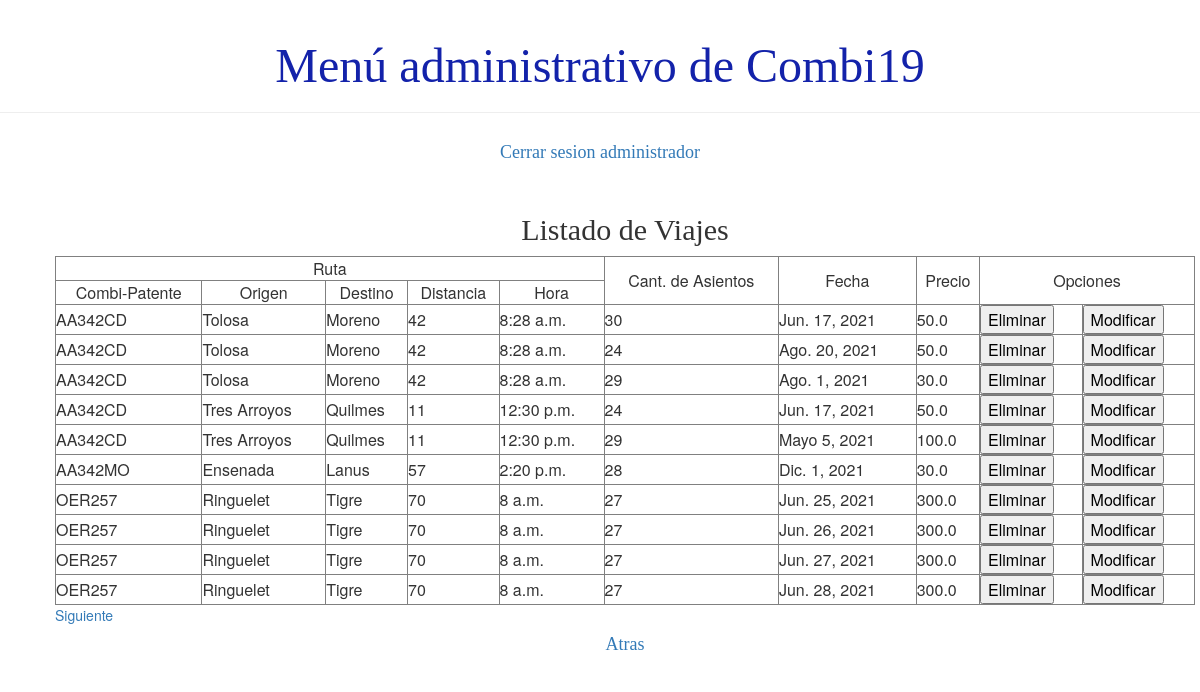
/usuario/listaViaje (signed in), run on the app's committed database.
### demo1/models.py (models this page shows, shortened)
class Combi(models.Model):
    TIPOS_COMBI = (
        ('C', 'Cama'),
        ('S', 'Semicama'),
    )
    chofer = models.ForeignKey(Chofer, on_delete=models.CASCADE)
    patente = models.CharField(max_length=10)
    tipo = models.CharField(max_length=1, choices=TIPOS_COMBI)
    modelo = models.CharField(max_length=40)
    asientos = models.IntegerField()
    activo = models.BooleanField(default=True)

class Lugar(models.Model):
    nombre_de_lugar = models.CharField(max_length=50)
    provincia = models.CharField(max_length=40)
    activo = models.BooleanField(default=True)

class Ruta(models.Model):
    combi = models.ForeignKey(Combi, on_delete=models.CASCADE)
    origen = models.ForeignKey(Lugar, on_delete=models.CASCADE, related_name='origen')
    destino = models.ForeignKey(Lugar, on_delete=models.CASCADE, related_name='destino')
    hora = models.TimeField()
    distancia = models.IntegerField()
    activo = models.BooleanField(default=True)

class Viaje(models.Model):
    TIPOS_ESTADOS = (
        ('PENDIENTE', 'PENDIENTE'),
        ('CANCELADO', 'CANCELADO'),
        ('ENCURSO', 'ENCURSO'),
        ('PASADO', 'PASADO'),)
    estado = models.CharField(max_length=9,default='PENDIENTE', choices=TIPOS_ESTADOS)
    ruta = models.ForeignKey(Ruta, on_delete=models.CASCADE)
    cantInsumos = models.ManyToManyField(CantInsumo,blank=True)
    fecha = models.DateField()
    precio = models.FloatField()
    asientos = models.IntegerField()
    activo = models.BooleanField(default=True)
    vendidos= models.IntegerField(default=0)

### demo1/views.py (the view)
# urls.py: path('usuario/listaViaje', views.listado_viaje ,name='listado_viaje'),
def listado_viaje(request):
    viajes=armarFilaViaje()
    page_obj,cantidad = listadoDePaginacion(viajes, request)
    return render(request, 'demo1/listados/listado_viaje.html', {'page_obj':page_obj, 'cantidad':cantidad})

### demo1/views.py (called while the page is built)
def listadoDePaginacion(lista, request):
    paginator= Paginator(lista, 10)
    cantidad=False if (paginator.count == 0) else True
    page_number = request.GET.get('page')
    return (paginator.get_page(page_number), cantidad)

def armarFilaViaje():
    lista=[]
    viajes=Viaje.objects.filter(activo=True).values()
    for v in viajes:
        r=Ruta.objects.filter(id=v['ruta_id']).values()
        combi=Combi.objects.filter(id=r[0]['combi_id']).values()
        o=Lugar.objects.filter(id=r[0]['origen_id']).values()
        d=Lugar.objects.filter(id=r[0]['destino_id']).values()
        dic={'patente':combi[0]['patente'], 'origen':o[0]['nombre_de_lugar'], 'destino':d[0]['nombre_de_lugar'],
            'hora': r[0]['hora'], 'distancia':r[0]['distancia'], 'cant': v['asientos'], 'fecha':v['fecha'], 'precio':v['precio'], 'pk':v['id']}
        lista.append(dic)
    return lista

### demo1/templates/demo1/listados/listado_viaje.html (shortened to what this page needs)
{% extends 'demo1/base.html' %}
{% load static %}
{% block content %}
<div class="card">
    <h2>Listado de Viajes</h2>
</div>
    <div >
    <table class="tablalista" width=100% border="1">
        <tbody>
        {% if cantidad %}
            <tr>
                <td align="center" colspan="5">Ruta</td>
                <td align="center" rowspan="2">Cant. de Asientos</td>
                <td align="center" rowspan="2">Fecha</td>
                <td align="center" rowspan="2">Precio</td>
                <td align="center" rowspan="2" colspan="2">Opciones</td>
            </tr>
            <tr>
                <td align="center">Combi-Patente</td>
                <td align="center">Origen</td>
                <td align="center">Destino</td>
                <td align="center">Distancia</td>
                <td align="center">Hora</td>
            </tr>
            {% for v in page_obj %}
                <tr>
                    <td>{{ v.patente }}</td>
                    <td>{{ v.origen }}</td>
                    <td>{{ v.destino }}</td>
                    <td>{{ v.distancia }}</td>
                    <td>{{ v.hora }}</td>
                    <td>{{ v.cant }}</td>
                    <td>{{ v.fecha }}</td>
                    <td>{{ v.precio }}</td>
                    <td>
                        <button class="boton_de_eliminacion" onclick="confirmarEliminacion('{% url 'eliminar_viaje' pk=v.pk%}', 'Esta seguro de que desea eliminar el viaje?' )" style="color: black;">Eliminar</button>
                    </td>
                    <td>
                        <button><a href="{% url 'modificar_viaje' pk=v.pk%}" style="text-decoration:none; color: black;">Modificar</a></button>
                    </td>
                </tr>
            {% endfor %}
        {% else %}
            <p>No se registro ningun viaje</p>
        {% endif %}
    </tbody>
    </table>
    </div>
    <div>
        {%if page_obj.has_next %}
            <a href="?page={{ page_obj.next_page_number}}">Siguiente</a>
        {%endif%}
</div>
<div class="card"><h4><a href="{% url 'principal' %}">Atras</a></h4></div>
{% endblock %}

### demo1/static/css/demo1.css (style rules this page uses)
h4 { color: #02105e; }
h1, h2, h3, h4 { font-family: 'Lobster', cursive; }
.card { display: flex; align-items: center; justify-content: center; }

### data on the page
Combi: patente "AA342CD" "AA342CD" "AA342CD" "AA342CD" "AA342CD"
Lugar: origen "Tolosa" "Tolosa" "Tolosa"
Lugar: destino "Moreno" "Moreno" "Moreno"
Ruta: hora "8:28 a.m." "8:28 a.m." "8:28 a.m."
Viaje: fecha "Jun. 17, 2021", precio "50.0"
Viaje: fecha "Ago. 20, 2021", precio "50.0"
Viaje: fecha "Ago. 1, 2021", precio "30.0"
Lugar: origen "Tres Arroyos" "Tres Arroyos"
Lugar: destino "Quilmes" "Quilmes"
Ruta: hora "12:30 p.m." "12:30 p.m."
Viaje: fecha "Jun. 17, 2021", precio "50.0"
Viaje: fecha "Mayo 5, 2021", precio "100.0"
Combi: patente "AA342MO"
Lugar: origen "Ensenada"
Lugar: destino "Lanus"
Ruta: hora "2:20 p.m."
Viaje: fecha "Dic. 1, 2021", precio "30.0"
Combi: patente "OER257" "OER257" "OER257" "OER257"
Lugar: origen "Ringuelet" "Ringuelet" "Ringuelet" "Ringuelet"
Lugar: destino "Tigre" "Tigre" "Tigre" "Tigre"
Ruta: hora "8 a.m." "8 a.m." "8 a.m." "8 a.m."
Viaje: fecha "Jun. 25, 2021", precio "300.0"
Viaje: fecha "Jun. 26, 2021", precio "300.0"
Viaje: fecha "Jun. 27, 2021", precio "300.0"
Viaje: fecha "Jun. 28, 2021", precio "300.0"

### other printed values
{{ v.distancia }} "42" "42" "42" "11" "11" "57" "70" "70" "70" "70"
{{ v.cant }} "30" "24" "29" "24" "29" "28" "27" "27" "27" "27"
